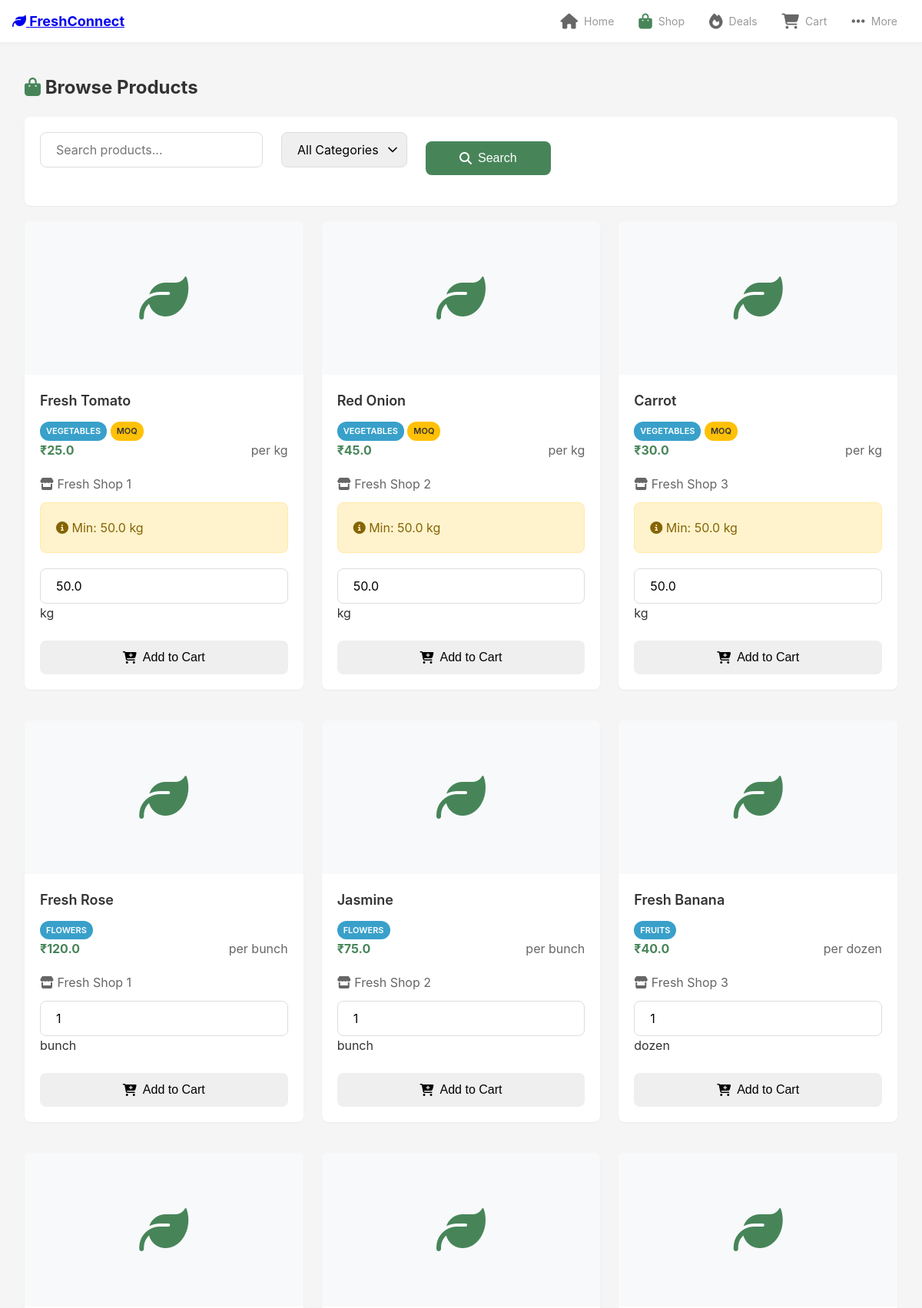
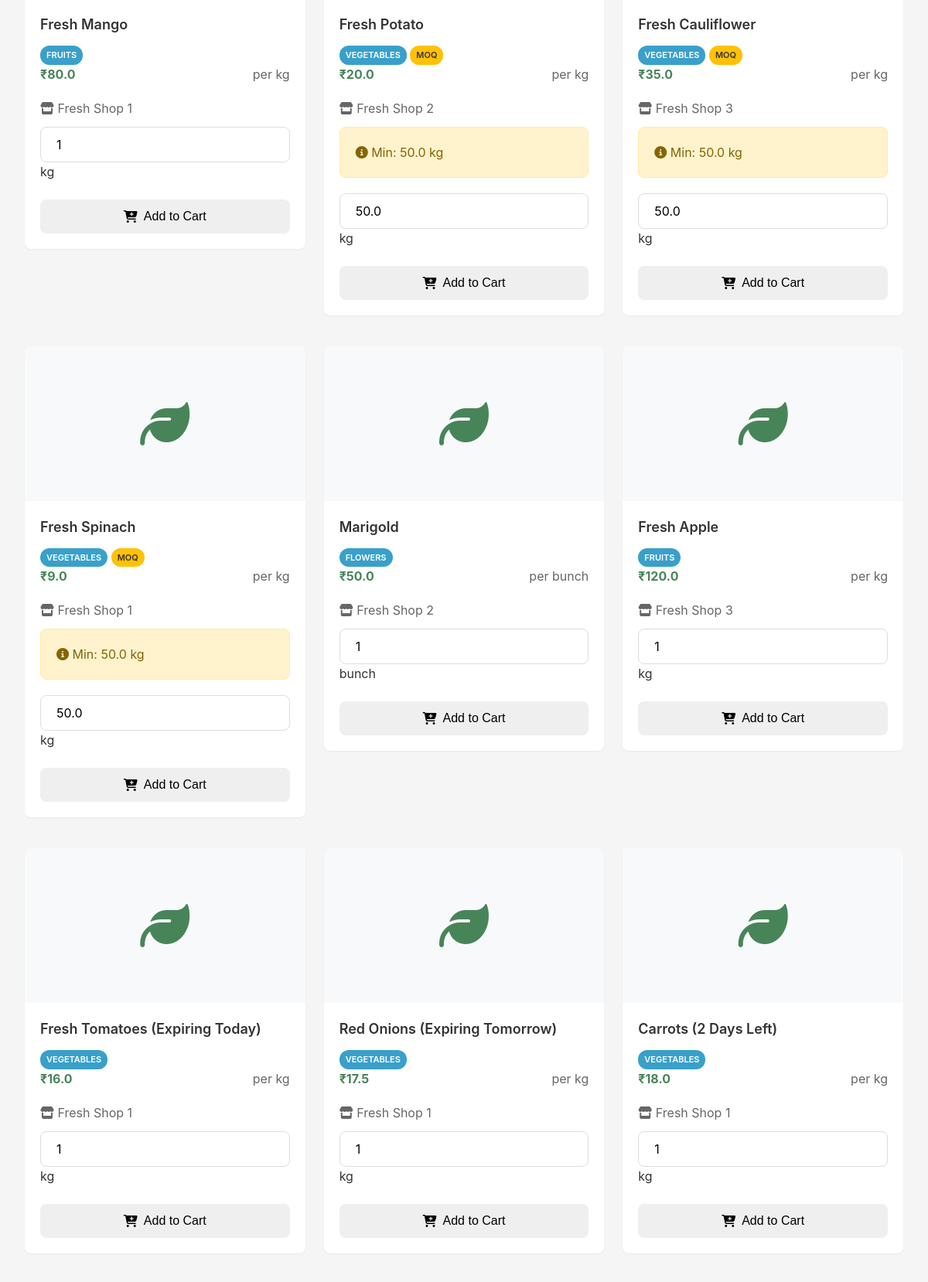
/retailer/browse (signed in, upper part), run on the app's committed database (2 pictures, top to bottom).
### app/models.py (models this page shows, shortened)
class Product(db.Model):
    __tablename__ = 'products'
    id = db.Column(db.Integer, primary_key=True)
    vendor_id = db.Column(db.Integer, db.ForeignKey('users.id'), nullable=False, index=True)
    product_name = db.Column(db.String(100), nullable=False)
    category = db.Column(db.String(50), nullable=False, index=True)
    description = db.Column(db.Text)
    price = db.Column(db.Float, nullable=False)
    quantity = db.Column(db.Float, nullable=False)
    unit = db.Column(db.String(20), default='kg')
    expiry_date = db.Column(db.Date)
    is_emergency = db.Column(db.Boolean, default=False, index=True)
    emergency_discount = db.Column(db.Float, default=0)  # Discount % (0-100)
    original_price_backup = db.Column(db.Float)  # Store original price before discount
    emergency_marked_at = db.Column(db.DateTime)  # When vendor marked as emergency
    days_until_expiry = db.Column(db.Integer)  # Auto-calculated days remaining
    image_filename = db.Column(db.String(255))
    moq_enabled = db.Column(db.Boolean, default=False)
    moq_type = db.Column(db.String(20))
    minimum_quantity = db.Column(db.Float)
    minimum_weight = db.Column(db.Float)
    is_active = db.Column(db.Boolean, default=True)
    created_at = db.Column(db.DateTime, default=datetime.utcnow)
    updated_at = db.Column(db.DateTime, default=datetime.utcnow, onupdate=datetime.utcnow)

class User(UserMixin, db.Model):
    __tablename__ = 'users'
    id = db.Column(db.Integer, primary_key=True)
    name = db.Column(db.String(100), nullable=False)
    email = db.Column(db.String(100), unique=True, nullable=False, index=True)
    password_hash = db.Column(db.String(255), nullable=False)
    phone = db.Column(db.String(15))
    address = db.Column(db.String(255))
    city = db.Column(db.String(100))
    user_type = db.Column(db.String(20), nullable=False)
    business_name = db.Column(db.String(100))
    is_active = db.Column(db.Boolean, default=True)
    created_at = db.Column(db.DateTime, default=datetime.utcnow)
    updated_at = db.Column(db.DateTime, default=datetime.utcnow, onupdate=datetime.utcnow)
    products = db.relationship('Product', backref='vendor', lazy=True, foreign_keys='Product.vendor_id')
    orders_as_buyer = db.relationship('Order', backref='buyer', lazy=True, foreign_keys='Order.buyer_id')
    orders_as_seller = db.relationship('Order', backref='seller', lazy=True, foreign_keys='Order.seller_id')

### app/routes/retailer.py (the view)
@bp.route('/browse')
@retailer_required
def browse():
    category = request.args.get('category')
    search = request.args.get('search')
    query = Product.query.filter_by(is_active=True)
    if category:
        query = query.filter_by(category=category)
    if search:
        query = query.filter(Product.product_name.ilike(f'%{search}%'))
    products = query.all()
    categories = db.session.query(Product.category).distinct().all()
    return render_template('retailer/browse.html',
                         products=products,
                         categories=[c[0] for c in categories])

### app/templates/retailer/browse.html (shortened to what this page needs)
{% extends 'base.html' %}
{% block content %}
<div class="container">
    <h2 class="mb-4">
        <i class="fas fa-shopping-bag text-success"></i> Browse Products
    </h2>
    <div class="card shadow-sm mb-4">
        <div class="card-body">
            <form method="GET" class="row g-3">
                <div class="col-md-5">
                    <input type="text" class="form-control" name="search" placeholder="Search products..."
                           value="{{ request.args.get('search', '') }}">
                </div>
                <div class="col-md-5">
                    <select class="form-select" name="category">
                        <option value="">All Categories</option>
                    </select>
                </div>
                <div class="col-md-2">
                    <button type="submit" class="btn btn-primary w-100">
                        <i class="fas fa-search"></i> Search
                    </button>
                </div>
            </form>
        </div>
    </div>
    {% if products %}
    <div class="row g-4">
        {% for product in products %}
        <div class="col-md-4">
            <div class="card h-100 shadow-sm product-card">
                {% if product.image_filename %}
                <img src="{{ url_for('static', filename='images/products/' + product.image_filename) }}"
                     class="card-img-top product-image" alt="{{ product.product_name }}">
                {% else %}
                <div class="card-img-top bg-light d-flex align-items-center justify-content-center" style="height: 200px;">
                    <i class="fas fa-leaf fa-4x text-success"></i>
                </div>
                {% endif %}
                <div class="card-body">
                    <h5 class="card-title">{{ product.product_name }}</h5>
                    <p class="card-text">
                        <span class="badge bg-info">{{ product.category }}</span>
                        {% if product.moq_enabled %}
                        <span class="badge bg-warning text-dark">MOQ</span>
                        {% endif %}
                    </p>
                    <div class="d-flex justify-content-between align-items-center mb-3">
                        <span class="text-success fs-4 fw-bold">₹{{ product.price }}</span>
                        <span class="text-muted">per {{ product.unit }}</span>
                    </div>
                    <p class="text-muted small mb-2">
                        <i class="fas fa-store"></i> {{ product.vendor.business_name or product.vendor.name }}
                    </p>
                    {% if product.moq_enabled %}
                    <div class="alert alert-warning py-2 small">
                        <i class="fas fa-info-circle"></i> Min: {{ product.minimum_quantity }} {{ product.unit }}
                    </div>
                    {% endif %}
                    <div class="input-group mb-2">
                        <input type="number" class="form-control" id="qty-{{ product.id }}"
                               value="{{ product.minimum_quantity if product.moq_enabled else 1 }}"
                               min="{{ product.minimum_quantity if product.moq_enabled else 1 }}">
                        <span class="input-group-text">{{ product.unit }}</span>
                    </div>
                    <button class="btn btn-success w-100" onclick="addProductToCart({{ product.id }})">
                        <i class="fas fa-cart-plus"></i> Add to Cart
                    </button>
                </div>
            </div>
        </div>
        {% endfor %}
    </div>
    {% else %}
    <div class="alert alert-info text-center">
        <i class="fas fa-box-open fa-3x mb-3"></i>
        <h5>No products found</h5>
        <p>Try searching with different keywords</p>
    </div>
    {% endif %}
</div>
{% endblock %}

### app/static/css/mobile-first.css (style rules this page uses)
:root { --primary: #478559; --primary-dark: #36653f; --secondary: #39a0ca; --danger: #f95d9b; --warning: #ffc107; --success: #478559; --info: #39a0ca; --light: #f8f9fa; --dark: #161748; --spacing-xs: 4px; --spacing-sm: 8px; --spacing-md: 12px; --spacing-lg: 16px; --spacing-xl: 20px; --spacing-2xl: 24px; --font-xs: 12px; --font-sm: 14px; --font-base: 16px; --font-lg: 18px; --font-xl: 20px; --font-2xl: 24px; --touch-target: 44px; --radius-sm: 4px; --radius-md: 8px; --radius-lg: 12px; }
* { margin: 0; padding: 0; box-sizing: border-box; -webkit-font-smoothing: antialiased; -moz-osx-font-smoothing: grayscale; }
html { font-size: 16px; -webkit-text-size-adjust: 100%; }
body { font-family: -apple-system, BlinkMacSystemFont, 'Segoe UI', Roboto, Oxygen, Ubuntu, Cantarell, sans-serif; background-color: #f5f5f5; color: #333; line-height: 1.5; margin: 0; padding: 0; width: 100%; overflow-x: hidden; }
.container, .container-fluid { width: 100%; padding-left: 12px; padding-right: 12px; margin: 0; }
.card { border: none; border-radius: var(--radius-md); background: white; margin-bottom: var(--spacing-lg); box-shadow: 0 2px 4px rgba(0,0,0,0.08); }
.card-body { padding: var(--spacing-lg); }
.card-title { font-size: var(--font-lg); font-weight: 600; margin-bottom: var(--spacing-md); }
.btn { display: inline-flex; align-items: center; justify-content: center; gap: 8px; min-height: var(--touch-target); padding: var(--spacing-md) var(--spacing-lg); font-size: var(--font-base); font-weight: 500; border: none; border-radius: var(--radius-md); cursor: pointer; transition: all 0.2s; white-space: nowrap; text-decoration: none; }
.btn-primary { background: var(--primary); color: white; }
.btn-block, .w-100 { width: 100%; margin-top: var(--spacing-md); }
.form-group, .mb-3 { margin-bottom: var(--spacing-lg); }
.form-control, .form-select { width: 100%; padding: var(--spacing-md) var(--spacing-lg); font-size: var(--font-base); border: 1px solid #ddd; border-radius: var(--radius-md); font-family: inherit; -webkit-appearance: none; appearance: none; }
input[type="tel"], input[type="email"], input[type="number"] { font-size: 16px; }
select, .form-select { background-repeat: no-repeat; background-position: right 8px center; background-size: 20px; padding-right: 36px; }
.row { display: flex; flex-wrap: wrap; margin-left: calc(var(--spacing-md) * -1); margin-right: calc(var(--spacing-md) * -1); }
[class^="col-"], [class*=" col-"] { flex: 0 0 100%; padding-left: var(--spacing-md); padding-right: var(--spacing-md); margin-bottom: var(--spacing-lg); }
.product-card { background: white; border-radius: var(--radius-md); overflow: hidden; margin-bottom: var(--spacing-lg); box-shadow: 0 2px 4px rgba(0,0,0,0.08); transition: all 0.2s; cursor: pointer; }
.badge { display: inline-block; padding: 4px 8px; font-size: 11px; font-weight: 600; border-radius: 12px; text-transform: uppercase; }
.bg-warning { background-color: var(--warning) !important; }
.bg-info { background-color: var(--info) !important; color: white; }
.alert { padding: var(--spacing-lg); border-radius: var(--radius-md); margin-bottom: var(--spacing-lg); border: 1px solid transparent; }
.alert-warning { background-color: #fff3cd; border-color: #ffeaa7; color: #856404; }
@media (min-width: 768px) { :root { --spacing-lg: 20px; --font-base: 16px; } }
@media (min-width: 768px) { .container { max-width: 720px; margin: 0 auto; } }
@media (min-width: 768px) { [class^="col-md-"] { flex: 0 0 auto; } }
@media (min-width: 768px) { .col-md-4 { flex: 0 0 33.333%; max-width: 33.333%; } }
@media (min-width: 768px) { .col-md-2 { flex: 0 0 16.666%; max-width: 16.666%; } }
@media (min-width: 1024px) { .container { max-width: 1200px; margin: 0 auto; } }
.d-flex { display: flex; }
.justify-content-center { justify-content: center; }
.justify-content-between { justify-content: space-between; }
.align-items-center { align-items: center; }
.fw-bold { font-weight: bold; }
.mb-2 { margin-bottom: var(--spacing-md); }
.mb-3 { margin-bottom: var(--spacing-lg); }
.mb-4 { margin-bottom: var(--spacing-xl); }
.text-muted { color: #666; }
.text-success { color: var(--success); }
.bg-light { background-color: var(--light); }
.shadow-sm { box-shadow: 0 1px 2px rgba(0,0,0,0.05); }

### app/templates/base.html (style rules this page uses)
html { scroll-behavior: smooth; }

### data on the page
Product: product_name "Fresh Tomato", category "VEGETABLES", shows "MOQ", price "25.0", unit "kg", vendor "Fresh Shop 1", minimum_quantity "50.0", moq_enabled+minimum_quantity "50.0"
Product: product_name "Red Onion", category "VEGETABLES", shows "MOQ", price "45.0", unit "kg", vendor "Fresh Shop 2", minimum_quantity "50.0", moq_enabled+minimum_quantity "50.0"
Product: product_name "Carrot", category "VEGETABLES", shows "MOQ", price "30.0", unit "kg", vendor "Fresh Shop 3", minimum_quantity "50.0", moq_enabled+minimum_quantity "50.0"
Product: product_name "Fresh Rose", category "FLOWERS", price "120.0", unit "bunch", vendor "Fresh Shop 1", moq_enabled "1"
Product: product_name "Jasmine", category "FLOWERS", price "75.0", unit "bunch", vendor "Fresh Shop 2", moq_enabled "1"
Product: product_name "Fresh Banana", category "FRUITS", price "40.0", unit "dozen", vendor "Fresh Shop 3", moq_enabled "1"
Product: product_name "Fresh Mango", category "FRUITS", price "80.0", unit "kg", vendor "Fresh Shop 1", moq_enabled "1"
Product: product_name "Fresh Potato", category "VEGETABLES", shows "MOQ", price "20.0", unit "kg", vendor "Fresh Shop 2", minimum_quantity "50.0", moq_enabled+minimum_quantity "50.0"
Product: product_name "Fresh Cauliflower", category "VEGETABLES", shows "MOQ", price "35.0", unit "kg", vendor "Fresh Shop 3", minimum_quantity "50.0", moq_enabled+minimum_quantity "50.0"
Product: product_name "Fresh Spinach", category "VEGETABLES", shows "MOQ", price "9.0", unit "kg", vendor "Fresh Shop 1", minimum_quantity "50.0", moq_enabled+minimum_quantity "50.0"
Product: product_name "Marigold", category "FLOWERS", price "50.0", unit "bunch", vendor "Fresh Shop 2", moq_enabled "1"
Product: product_name "Fresh Apple", category "FRUITS", price "120.0", unit "kg", vendor "Fresh Shop 3", moq_enabled "1"
Product: product_name "Fresh Tomatoes (Expiring Today)", category "VEGETABLES", price "16.0", unit "kg", vendor "Fresh Shop 1", moq_enabled "1"
Product: product_name "Red Onions (Expiring Tomorrow)", category "VEGETABLES", price "17.5", unit "kg", vendor "Fresh Shop 1", moq_enabled "1"
Product: product_name "Carrots (2 Days Left)", category "VEGETABLES", price "18.0", unit "kg", vendor "Fresh Shop 1", moq_enabled "1"
